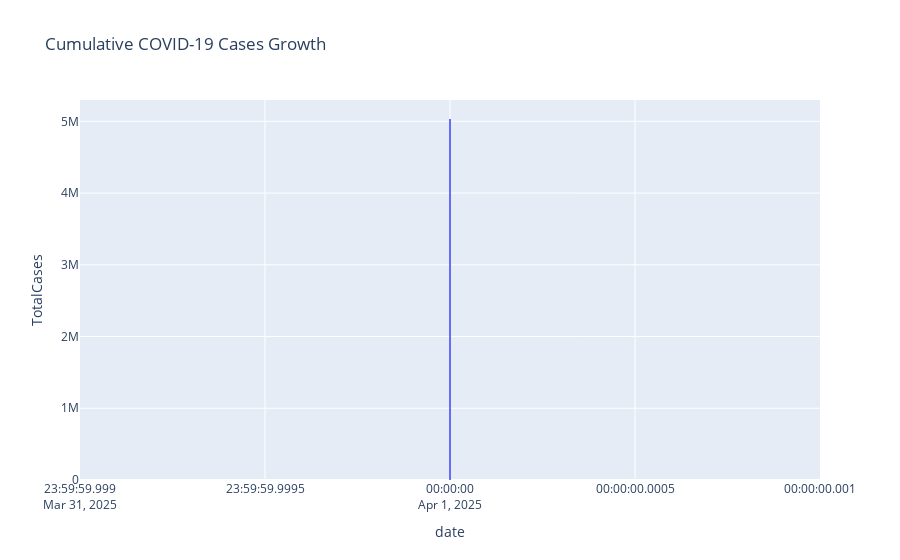

Source (notebook cell):
### Markdown cell above
## **5.8 Area Chart (Cumulative Cases Growth)**

### Code cell
fig = px.area(df, x='date', y='TotalCases', title='Cumulative COVID-19 Cases Growth')
fig.show()

### Figure 1 — Plotly figure (JSON) as saved in the notebook; plotly's stock layout.template omitted (floating-point values rounded to 4 significant figures; data arrays with more than 128 entries replaced by an {"elided": "..."} marker saying what was removed)
{"data": [{"fillpattern": {"shape": ""}, "hovertemplate": "date=%{x}<br>TotalCases=%{y}<extra></extra>", "legendgroup": "", "line": {"color": "#636efa"}, "marker": {"symbol": "circle"}, "mode": "lines", "name": "", "orientation": "v", "showlegend": false, "stackgroup": "1", "type": "scatter", "x": {"elided": "209 str values"}, "xaxis": "x", "y": {"elided": "209 int values"}, "yaxis": "y"}], "layout": {"legend": {"tracegroupgap": 0}, "title": {"text": "Cumulative COVID-19 Cases Growth"}, "xaxis": {"anchor": "y", "domain": [0, 1], "title": {"text": "date"}}, "yaxis": {"anchor": "x", "domain": [0, 1], "title": {"text": "TotalCases"}}}}
